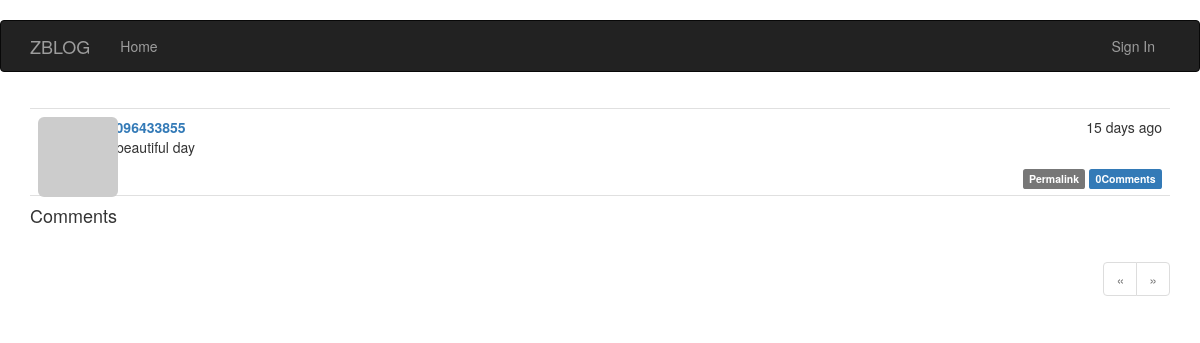
Before: /post/174 with the older database file.
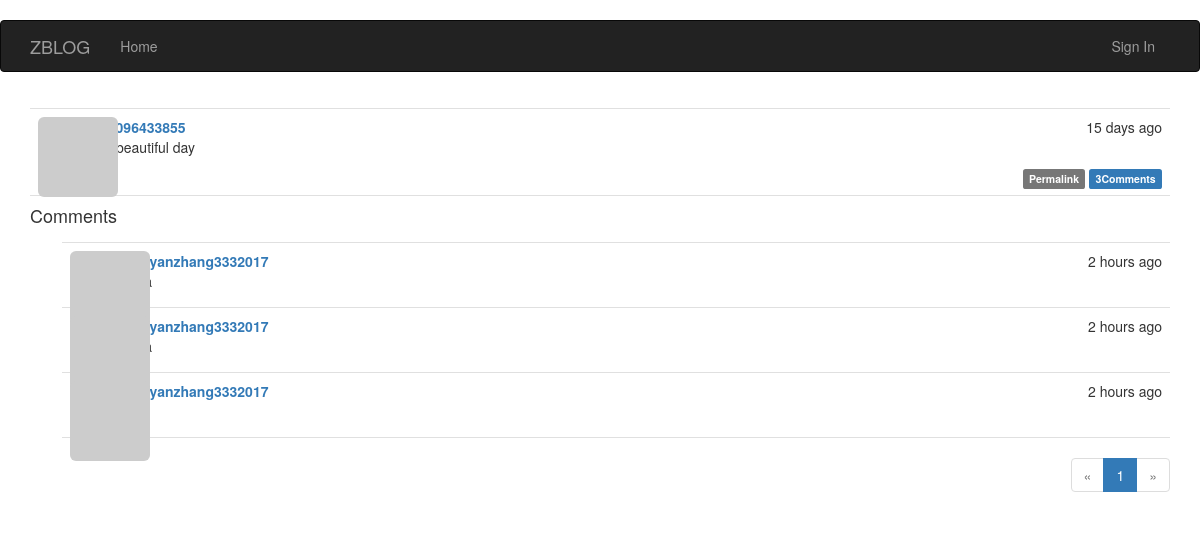
After: the same page with the newer database file.
### app/models.py (models this page shows, shortened)
class Post(db.Model):
    __tablename__='posts'
    id = db.Column(db.Integer,primary_key=True)
    body = db.Column(db.Text)
    body_html=db.Column(db.Text)
    timestamp=db.Column(db.DateTime,index=True,default=datetime.utcnow)
    author_id=db.Column(db.Integer,db.ForeignKey('users.id'))
    comments=db.relationship('Comment',backref='post',lazy='dynamic')

class User(UserMixin,db.Model):
    __tablename__ = 'users'
    id = db.Column(db.Integer, primary_key=True)
    email = db.Column(db.String(64), unique=True, index=True)
    username = db.Column(db.String(64), unique=True, index=True)
    role_id = db.Column(db.Integer, db.ForeignKey('roles.id'))
    password_hash=db.Column(db.String(128))
    confirmed =db.Column(db.Boolean,default=False)
    posts   =db.relationship('Post',   backref='author',lazy='dynamic')
    comments=db.relationship('Comment',backref='author',lazy='dynamic')
    followed = db.relationship('Follow',
                                foreign_keys=[Follow.follower_id],
                                backref=db.backref('follower', lazy='joined'),
                                lazy='dynamic',
                                cascade='all, delete-orphan')
    followers = db.relationship('Follow',
                                foreign_keys=[Follow.followed_id],
                                backref=db.backref('followed', lazy='joined'),
                                lazy='dynamic',
                                cascade='all, delete-orphan')
    @property
    def password(self):
        raise AttributeError ('password is not a readable attribute')
    name= db.Column(db.String(64))
    location=db.Column(db.String(64))
    about_me=db.Column(db.Text())
    member_since=db.Column(db.DateTime(),default=datetime.utcnow)
    last_seen=db.Column(db.DateTime(),default=datetime.utcnow)
    avatar_hash =db.Column(db.String(32))
    def gravatar(self,size=100,default='identicon',rating='g'):
        if request.is_secure:
            url='https://secure.gravatar.com/avatar'
        else:
            url='http://www.gravatar.com/avatar'
        hash=self.avatar_hash or hashlib.md5(self.email.encode('utf-8')).hexdigest()
        return '{url}/{hash}?s={size}&d={default}&r={rating}'.\
            format(url=url,hash=hash,size=size,default=default,rating=rating)
    '''
    def change_email(self,token):
        pass
        self.email=new_email
        self.avatar_hashself.avatar_hash=hashlib.md5(self.email.encode('utf-8')).hexdigest()
        db.session.add(self)
    '''

class Comment(db.Model):
    __tablename__='comments'
    id =db.Column(db.Integer,primary_key=True)
    body=db.Column(db.Text)
    body_html=db.Column(db.Text)
    timestamp=db.Column(db.DateTime,index=True,default=datetime.utcnow)
    disabled=db.Column(db.Boolean)
    author_id=db.Column(db.Integer,db.ForeignKey('users.id'))
    post_id  =db.Column(db.Integer,db.ForeignKey('posts.id'))

### app/main/views.py (the view)
@main.route('/post/<int:id>',methods=['GET','POST'])
def post(id):
    post=Post.query.get_or_404(id)
    form=CommentForm()
    if form.validate_on_submit():
        comment=Comment(body=form.body.data,post=post,author=current_user._get_current_object())
        db.session.add(comment)
        flash('Your comment has benn published')
        return redirect(url_for('.post',id=post.id,page=-1))
    page=request.args.get('page',1,type=int)
    if page == -1:
        page=(post.comments.count()-1)/15+1
    pagination=post.comments.order_by(Comment.timestamp.asc()).\
            paginate(page,per_page=15,error_out=False)
    comments=pagination.items
    return render_template('post.html',posts=[post],form=form,comments=comments,pagination=pagination)

### app/auth/views.py (called while the page is built)
@auth.before_app_request
def before_request():
    if current_user.is_authenticated:
        current_user.ping()
        if not current_user.confirmed\
                and request.endpoint[:5]!='auth.'\
                and request.endpoint !='static':
            return redirect(url_for('auth.unconfirmed'))

### app/main/__init__.py (called while the page is built)
@main.app_context_processor
def inject_permissions():
    return dict(Permission=Permission)

### app/models.py (called while the page is built)
    def can(self,permissions):
        return False

    def is_administrator(self):
        return False

### app/templates/post.html (shortened to what this page needs)
{% extends "base.html" %}
{% import "_macros.html" as macros %}
{% import "bootstrap/wtf.html" as wtf %}
{% block page_content %}
{% include '_posts.html' %}
<h4 id="comments">Comments</h4>
{% include '_comments.html'%}
{%if pagination %}
<div class="pagination">
    {{macros.pagination_widget(pagination,'.post',fragment='#comments',id=posts[0].id)}}
</div>
{%endif%}
{% endblock %}

### app/templates/_posts.html (shortened to what this page needs)
<ul class="posts">
    {% for post in posts %}
    <li class="post">
        <div class="post-thumbnail">
            <a href="{{ url_for('.user', username=post.author.username) }}">
                <img class="img-rounded profile-thumbnail" src="{{ post.author.gravatar(size=40) }}">
            </a>
        </div>
        <div class="post-content">
            <div class="post-date">{{ moment(post.timestamp).fromNow() }}</div>
            <div class="post-author"><a href="{{ url_for('.user', username=post.author.username) }}">{{ post.author.username }}</a></div>
            <div class="post-body">
                {% if post.body_html %}
                    {{ post.body_html | safe }}
                {% else %}
                    {{ post.body }}
                {% endif %}
            </div>
            <div class="post-footer">
                <a href="{{ url_for('.post', id=post.id) }}">
                    <span class="label label-default">Permalink</span>
                </a>
                <a href="{{url_for('.post',id=post.id)}}#comments">
                    <span class="label label-primary">
                        {{post.comments.count()}}Comments
                    </span>
                </a>
            </div>
        </div>
    </li>
    {% endfor %}
</ul>

### app/templates/_comments.html (shortened to what this page needs)
<ul class="comments">
    {% for comment in comments %}
    <li class="comment">
        <div class="comment-thumbnail">
            <a href="{{ url_for('.user', username=comment.author.username) }}">
                <img class="img-rounded profile-thumbnail" src="{{ comment.author.gravatar(size=40) }}">
            </a>
        </div>
        <div class="comment-content">
            <div class="comment-date">{{ moment(comment.timestamp).fromNow() }}</div>
            <div class="comment-author"><a href="{{ url_for('.user', username=comment.author.username) }}">{{ comment.author.username }}</a></div>
            <div class="comment-body">
            </div>
        </div>
    </li>
    {% endfor %}
</ul>

Changed rows visible on the page:
computed for Post "next beautiful day": comments.count "0" → "3"
added Comment: timestamp "2 hours ago", author.username "zhaoyanzhang3332017"
added Comment: timestamp "2 hours ago", author.username "zhaoyanzhang3332017"
added Comment: timestamp "2 hours ago", author.username "zhaoyanzhang3332017"
Other visible differences:
new list line: "1"
